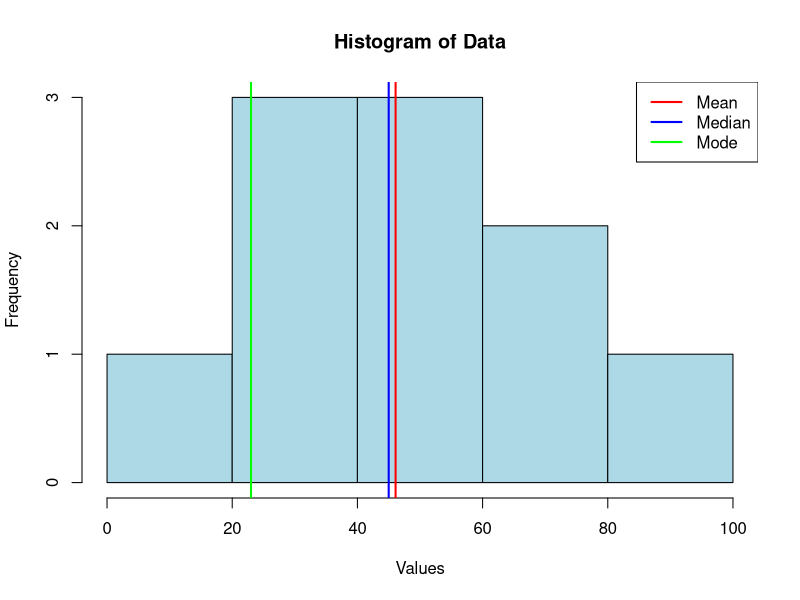

The R script that drew this image:
#Experiment 1.1
# R to calculate central tendencies (mean , median and mode)


#Step-1 load the dataset
#Example dataset
data <- c(23, 45, 67, 12, 89, 45, 23, 67, 34, 56)

#Step-2 Calculate central tendencies

# Calculate the mean
mean_value <- mean(data)

# Calculate the median
median_value <- median(data)

# Calculate the mode (using a custom function)

mode_value <- function(x) {

  ux <- unique(x)

  ux[which.max(tabulate(match(x, ux)))]

}

mode_result <- mode_value(data)


#step-3 Visualize data and Measures

# Create a histogram for data distribution

hist(data, main = "Histogram of Data", xlab = "Values", col = "lightblue", border = "black")

# Add a vertical line for the mean

abline(v = mean_value, col = "red", lwd = 2)



# Add a vertical line for the median

abline(v = median_value, col = "blue", lwd = 2)



# Add a vertical line for the mode

abline(v = mode_result, col = "green", lwd = 2)



# Add a legend

legend("topright", legend = c("Mean", "Median", "Mode"), col = c("red", "blue", "green"), lwd = 2)

# Calculate the standard deviation
sd_value <- sd(data)